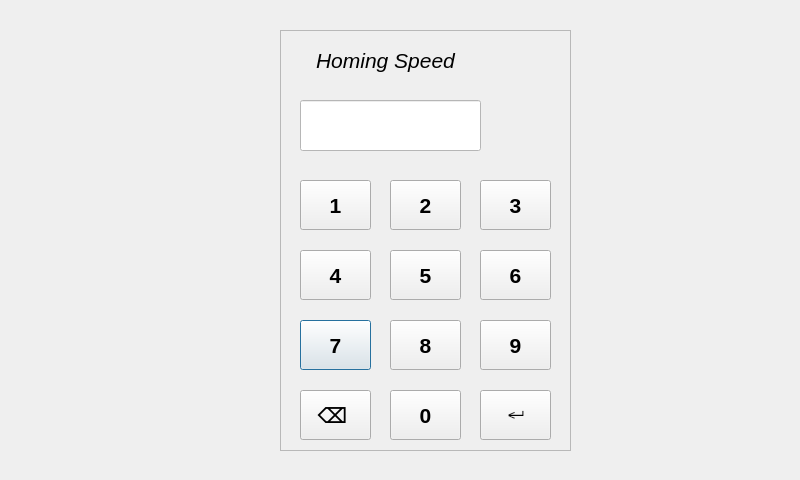
<?xml version="1.0" encoding="UTF-8"?>
<ui version="4.0">
 <class>keyboard</class>
 <widget class="QDialog" name="keyboard">
  <property name="geometry">
   <rect>
    <x>0</x>
    <y>0</y>
    <width>800</width>
    <height>480</height>
   </rect>
  </property>
  <property name="windowTitle">
   <string>Dialog</string>
  </property>
  <widget class="QFrame" name="frame_25">
   <property name="geometry">
    <rect>
     <x>280</x>
     <y>30</y>
     <width>291</width>
     <height>421</height>
    </rect>
   </property>
   <property name="frameShape">
    <enum>QFrame::StyledPanel</enum>
   </property>
   <property name="frameShadow">
    <enum>QFrame::Raised</enum>
   </property>
   <widget class="QPushButton" name="pushButton_109">
    <property name="geometry">
     <rect>
      <x>20</x>
      <y>290</y>
      <width>71</width>
      <height>50</height>
     </rect>
    </property>
    <property name="font">
     <font>
      <family>Liberation Sans</family>
      <pointsize>16</pointsize>
      <weight>75</weight>
      <bold>true</bold>
     </font>
    </property>
    <property name="styleSheet">
     <string notr="true"/>
    </property>
    <property name="text">
     <string>7</string>
    </property>
   </widget>
   <widget class="QPushButton" name="pushButton_93">
    <property name="geometry">
     <rect>
      <x>200</x>
      <y>360</y>
      <width>71</width>
      <height>50</height>
     </rect>
    </property>
    <property name="font">
     <font>
      <family>Liberation Sans</family>
      <pointsize>16</pointsize>
      <weight>75</weight>
      <bold>true</bold>
     </font>
    </property>
    <property name="styleSheet">
     <string notr="true"/>
    </property>
    <property name="text">
     <string>↵</string>
    </property>
   </widget>
   <widget class="QPushButton" name="pushButton_96">
    <property name="geometry">
     <rect>
      <x>200</x>
      <y>290</y>
      <width>71</width>
      <height>50</height>
     </rect>
    </property>
    <property name="font">
     <font>
      <family>Liberation Sans</family>
      <pointsize>16</pointsize>
      <weight>75</weight>
      <bold>true</bold>
     </font>
    </property>
    <property name="styleSheet">
     <string notr="true"/>
    </property>
    <property name="text">
     <string>9</string>
    </property>
   </widget>
   <widget class="QPushButton" name="pushButton_111">
    <property name="geometry">
     <rect>
      <x>110</x>
      <y>360</y>
      <width>71</width>
      <height>50</height>
     </rect>
    </property>
    <property name="font">
     <font>
      <family>Liberation Sans</family>
      <pointsize>16</pointsize>
      <weight>75</weight>
      <bold>true</bold>
     </font>
    </property>
    <property name="styleSheet">
     <string notr="true"/>
    </property>
    <property name="text">
     <string>0</string>
    </property>
   </widget>
   <widget class="QPushButton" name="pushButton_101">
    <property name="geometry">
     <rect>
      <x>200</x>
      <y>220</y>
      <width>71</width>
      <height>50</height>
     </rect>
    </property>
    <property name="font">
     <font>
      <family>Liberation Sans</family>
      <pointsize>16</pointsize>
      <weight>75</weight>
      <bold>true</bold>
     </font>
    </property>
    <property name="styleSheet">
     <string notr="true">
</string>
    </property>
    <property name="text">
     <string>6</string>
    </property>
   </widget>
   <widget class="QPushButton" name="pushButton_104">
    <property name="geometry">
     <rect>
      <x>20</x>
      <y>150</y>
      <width>71</width>
      <height>50</height>
     </rect>
    </property>
    <property name="font">
     <font>
      <family>Liberation Sans</family>
      <pointsize>16</pointsize>
      <weight>75</weight>
      <bold>true</bold>
     </font>
    </property>
    <property name="styleSheet">
     <string notr="true"/>
    </property>
    <property name="text">
     <string>1</string>
    </property>
   </widget>
   <widget class="QPushButton" name="pushButton_106">
    <property name="geometry">
     <rect>
      <x>110</x>
      <y>290</y>
      <width>71</width>
      <height>50</height>
     </rect>
    </property>
    <property name="font">
     <font>
      <family>Liberation Sans</family>
      <pointsize>16</pointsize>
      <weight>75</weight>
      <bold>true</bold>
     </font>
    </property>
    <property name="styleSheet">
     <string notr="true"/>
    </property>
    <property name="text">
     <string>8</string>
    </property>
   </widget>
   <widget class="QPushButton" name="pushButton_91">
    <property name="geometry">
     <rect>
      <x>110</x>
      <y>220</y>
      <width>71</width>
      <height>50</height>
     </rect>
    </property>
    <property name="font">
     <font>
      <family>Liberation Sans</family>
      <pointsize>16</pointsize>
      <weight>75</weight>
      <bold>true</bold>
     </font>
    </property>
    <property name="styleSheet">
     <string notr="true"/>
    </property>
    <property name="text">
     <string>5</string>
    </property>
   </widget>
   <widget class="QPushButton" name="pushButton_89">
    <property name="geometry">
     <rect>
      <x>20</x>
      <y>360</y>
      <width>71</width>
      <height>50</height>
     </rect>
    </property>
    <property name="font">
     <font>
      <family>Liberation Sans</family>
      <pointsize>16</pointsize>
      <weight>75</weight>
      <bold>true</bold>
     </font>
    </property>
    <property name="styleSheet">
     <string notr="true"/>
    </property>
    <property name="text">
     <string>⌫ </string>
    </property>
   </widget>
   <widget class="QPushButton" name="pushButton_86">
    <property name="geometry">
     <rect>
      <x>20</x>
      <y>220</y>
      <width>71</width>
      <height>50</height>
     </rect>
    </property>
    <property name="font">
     <font>
      <family>Liberation Sans</family>
      <pointsize>16</pointsize>
      <weight>75</weight>
      <bold>true</bold>
     </font>
    </property>
    <property name="styleSheet">
     <string notr="true"/>
    </property>
    <property name="text">
     <string>4</string>
    </property>
   </widget>
   <widget class="QPushButton" name="pushButton_107">
    <property name="geometry">
     <rect>
      <x>200</x>
      <y>150</y>
      <width>71</width>
      <height>50</height>
     </rect>
    </property>
    <property name="font">
     <font>
      <family>Liberation Sans</family>
      <pointsize>16</pointsize>
      <weight>75</weight>
      <bold>true</bold>
     </font>
    </property>
    <property name="styleSheet">
     <string notr="true"/>
    </property>
    <property name="text">
     <string>3</string>
    </property>
   </widget>
   <widget class="QPushButton" name="pushButton_99">
    <property name="geometry">
     <rect>
      <x>110</x>
      <y>150</y>
      <width>71</width>
      <height>50</height>
     </rect>
    </property>
    <property name="font">
     <font>
      <family>Liberation Sans</family>
      <pointsize>16</pointsize>
      <weight>75</weight>
      <bold>true</bold>
     </font>
    </property>
    <property name="styleSheet">
     <string notr="true">
</string>
    </property>
    <property name="text">
     <string>2</string>
    </property>
   </widget>
   <widget class="QLabel" name="label_4">
    <property name="geometry">
     <rect>
      <x>20</x>
      <y>10</y>
      <width>171</width>
      <height>41</height>
     </rect>
    </property>
    <property name="font">
     <font>
      <family>Liberation Sans</family>
      <pointsize>16</pointsize>
      <weight>50</weight>
      <italic>true</italic>
      <bold>false</bold>
     </font>
    </property>
    <property name="styleSheet">
     <string notr="true"/>
    </property>
    <property name="text">
     <string>Homing Speed</string>
    </property>
    <property name="alignment">
     <set>Qt::AlignCenter</set>
    </property>
   </widget>
   <widget class="QLineEdit" name="lineEdit">
    <property name="geometry">
     <rect>
      <x>20</x>
      <y>70</y>
      <width>181</width>
      <height>51</height>
     </rect>
    </property>
    <property name="font">
     <font>
      <family>Liberation Sans</family>
      <pointsize>16</pointsize>
      <weight>75</weight>
      <bold>true</bold>
     </font>
    </property>
    <property name="styleSheet">
     <string notr="true">background-color: rgb(255, 255, 255);</string>
    </property>
    <property name="text">
     <string/>
    </property>
    <property name="alignment">
     <set>Qt::AlignCenter</set>
    </property>
    <property name="clearButtonEnabled">
     <bool>false</bool>
    </property>
   </widget>
   <widget class="QPushButton" name="pushButton">
    <property name="geometry">
     <rect>
      <x>210</x>
      <y>70</y>
      <width>61</width>
      <height>51</height>
     </rect>
    </property>
    <property name="styleSheet">
     <string notr="true">width:50px;
height:50px;
background-color:none;
border:none;</string>
    </property>
    <property name="text">
     <string/>
    </property>
    <property name="icon">
     <iconset resource="icons.qrc">
      <normaloff>:/delline.png</normaloff>:/delline.png</iconset>
    </property>
    <property name="iconSize">
     <size>
      <width>40</width>
      <height>40</height>
     </size>
    </property>
   </widget>
  </widget>
 </widget>
 <resources>
  <include location="icons.qrc"/>
 </resources>
 <connections/>
</ui>
